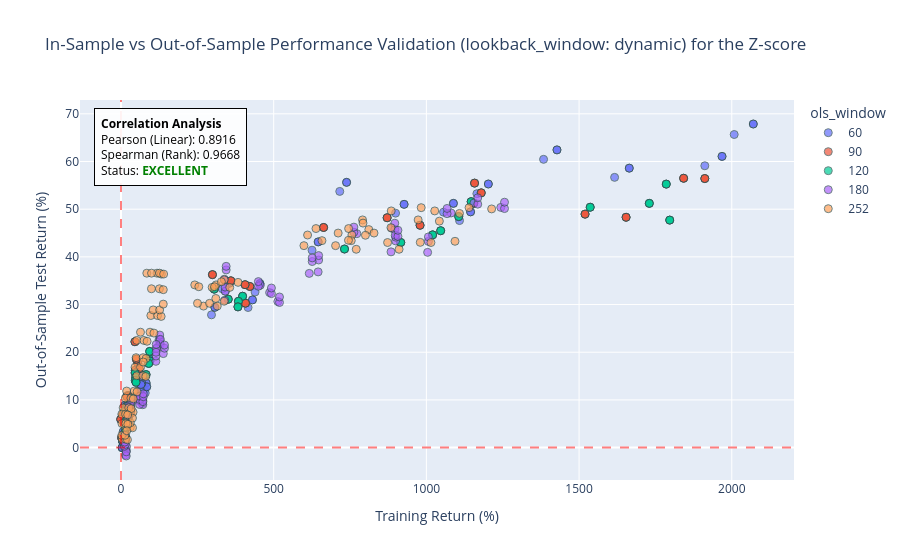

Here is the notebook cell this chart was saved with:
### Code cell
# ==============================================================================
# 1. HYPERPARAMETER GRID FOR Z-SCORE STRATEGY
# ==============================================================================
ols_windows_grid = config['grids']['zscore']['ols_windows']
zscore_param_grid = {
    'entry_z': [1, 1.25, 1.5, 1.75, 2.0, 2.25, 2.5],
    'exit_z': config['grids']['zscore']['exit_z'],
    'stop_loss_z': config['grids']['zscore']['stop_loss_z'],
    'lookback_window': config['grids']['zscore']['lookback_window']
}

# ==============================================================================
# 2. INITIALIZE AND EXECUTE MODULAR BACKTEST
# ==============================================================================
zscore_backtest = PairsBacktest(
    ticker_x=ticker_x,
    ticker_y=ticker_y,
    start_date=str(start_date),
    end_date_train=str(end_date_train),
    start_date_test=str(start_date_test),
    end_date=str(end_date),
    strategy_cls=DynamicZScoreStrategy,
    strategy_param_grid=zscore_param_grid,
    ols_windows_to_test=ols_windows_grid,
    show_heatmaps=True,
    transaction_cost=t_cost,
    compounding=is_compounding,
    target_metric=metric_to_use,
    strategy_name=strategy_name_ZS
)

zscore_train_df, zscore_test_df = zscore_backtest.execute_pipeline()

if zscore_train_df is not None:
    print(f"\n EVALUATING IN-SAMPLE REGIMES - {ticker_x} x {ticker_y}")
    evaluate_stationarity_regimes(zscore_train_df, strategy_name_ZS, is_compounding)

if zscore_test_df is not None:
    print(f"\n EVALUATING OUT-OF-SAMPLE REGIMES - {ticker_x} x {ticker_y}")
    evaluate_stationarity_regimes(zscore_test_df, strategy_name_ZS, is_compounding)
